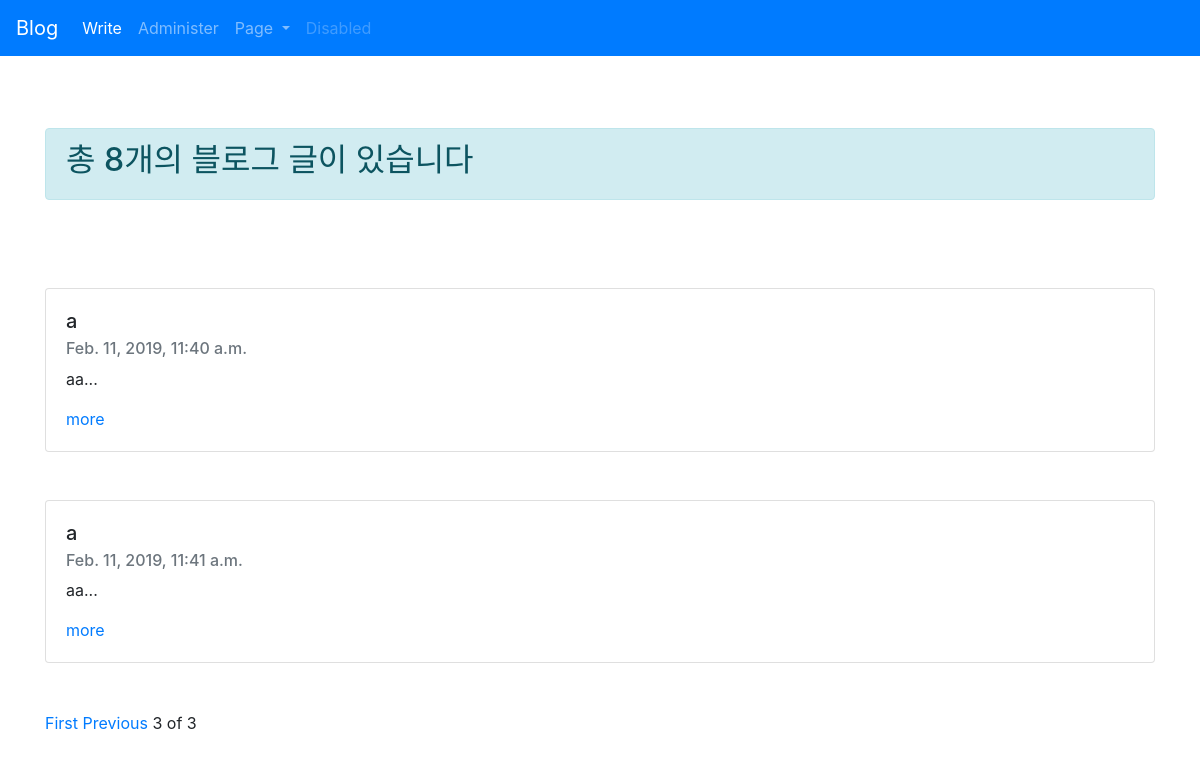
The page /?page=4 on the database as committed earlier.
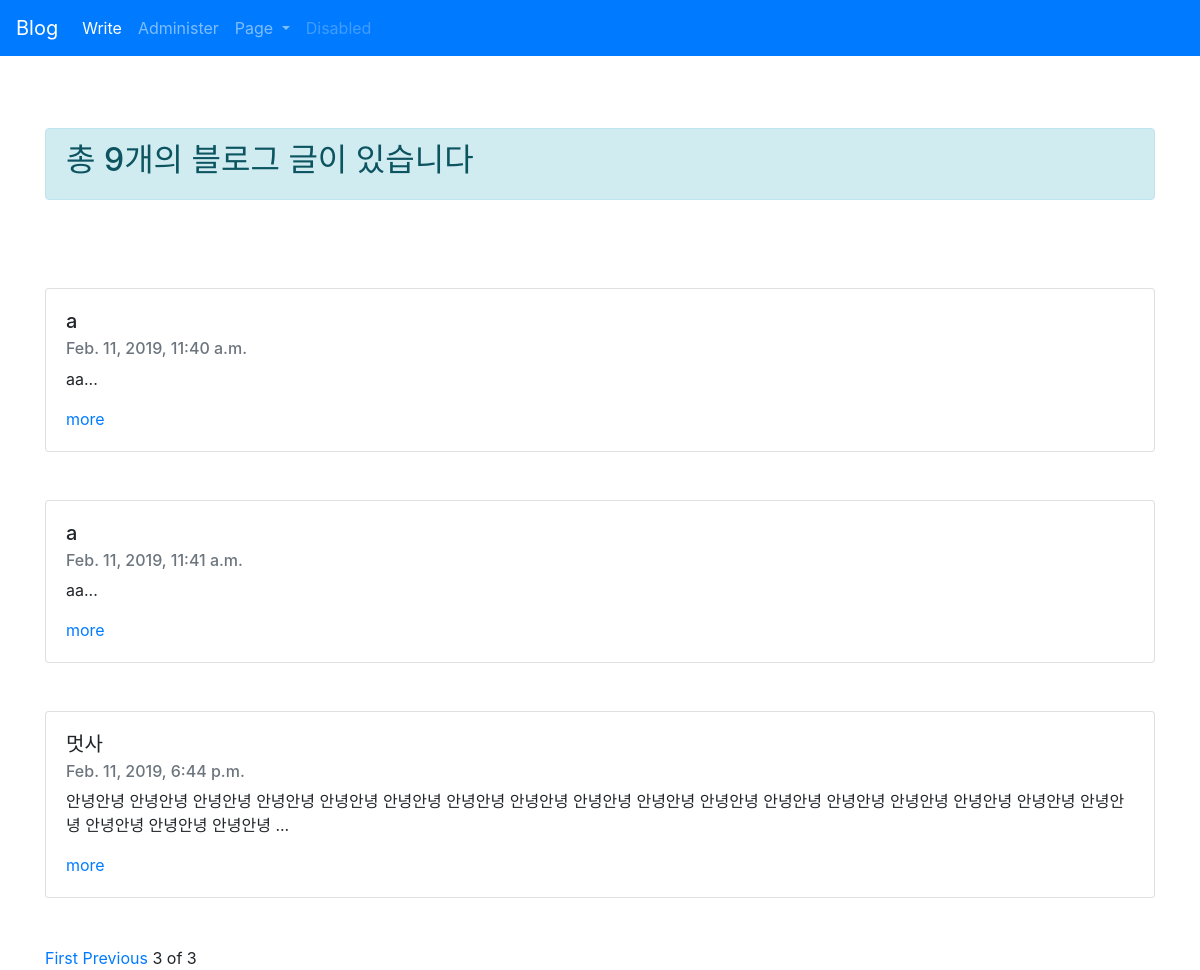
The same page on the database as committed later.
### blogapp/models.py (models this page shows, shortened)
class Blog(models.Model):
    title=models.CharField(max_length=200)
    pub_date = models.DateTimeField('date published')
    body= models.TextField()
    def summary(self):
        return self.body[:100]

### blogapp/views.py (the view)
# urls.py: path('',blogapp.views.home, name='home'),
def home(request):
    blogs = Blog.objects #쿼리셋
    blog_list = Blog.objects.all() #블로그 모든 글들을 대상
    paginator= Paginator(blog_list, 3) #모든 블로그객체 3개씩 잘라주기!
    page = request.GET.get('page') #request 페이지가 뭔지를 알아내고 (request페이지를 변수에 담아낸다)
    posts=paginator.get_page(page)#request된 페이지를 얻어온뒤 return해준다
    return render(request,'home.html',{'blogs' : blogs, 'posts':posts})

### blogapp/templates/home.html (shortened to what this page needs)
{%extends 'base.html'%}
{% block contents%}
<body>
    <div class="container">
        <div class="alert alert-info" role="alert">
            <h2>총 {{blogs.count}}개의 블로그 글이 있습니다</h2>
        </div>
        <br><br><br>
        {% for blog in posts %}
        <div class="card">
            <div class="card-body">
                <h5 class="card-title">{{blog.title}}</h5>
                <h6 class="card-subtitle mb-2 text-muted">{{blog.pub_date}}</h6>
                <p class="card-text">{{blog.summary}}...</p>
                <a href=" {%url 'detail' blog.id%} ">more</a>
            </div>
        </div>
        <br><br>
        {%endfor%}
        {%if posts.has_previous%}
        <a href="?page=1">First</a>
        <a href="?page={{posts.previous_page_number}}">Previous</a>
        {%endif%}
        <span>{{posts.number}}</span>
        <span>of</span>
        <span>{{posts.paginator.num_pages}}</span>
    </div>
</body>
</html>
{% endblock %}

### blogapp/templates/base.html (shortened to what this page needs)
<html>
<head>
  <link rel="stylesheet" href="https://stackpath.bootstrapcdn.com/bootstrap/4.2.1/css/bootstrap.min.css"
>
</head>
<body>
  <nav class="navbar navbar-expand-lg navbar-dark bg-primary">
    <a class="navbar-brand" href="/">Blog</a>
    <div class="collapse navbar-collapse" id="navbarSupportedContent">
      <ul class="navbar-nav mr-auto">
        <li class="nav-item active">
          <a class="nav-link" href="{% url 'newblog' %}">Write <span class="sr-only">(current)</span></a>
        </li>
        <li class="nav-item">
          <a class="nav-link" href="/admin">Administer</a>
        </li>
        <li class="nav-item dropdown">
          <a class="nav-link dropdown-toggle" href="#" id="navbarDropdown" role="button" data-toggle="dropdown"
            aria-haspopup="true" aria-expanded="false">
            Page
          </a>
        </li>
        <li class="nav-item">
          <a class="nav-link disabled" href="#" tabindex="-1" aria-disabled="true">Disabled</a>
        </li>
      </ul>
    </div>
  </nav>
  <br><br><br>
  {% block contents %}
  {% endblock %}
</body>

Rows that differ between the two databases and show on the page:
added Blog: title "멋사", pub_date "Feb. 11, 2019, 6:44 p.m.", summary "안녕안녕 안녕안녕 안녕안녕 안녕안녕 안녕안녕 안녕안녕 안녕안녕 안녕안녕 안녕안녕 안녕안녕 안녕안녕 안녕안녕 안녕안녕 안녕안녕 안녕안녕 안녕안녕 안녕안녕 안녕안녕 안녕안녕 안녕안녕"
Other text that changed with them:
{{ blogs.count }}: "8" → "9"
